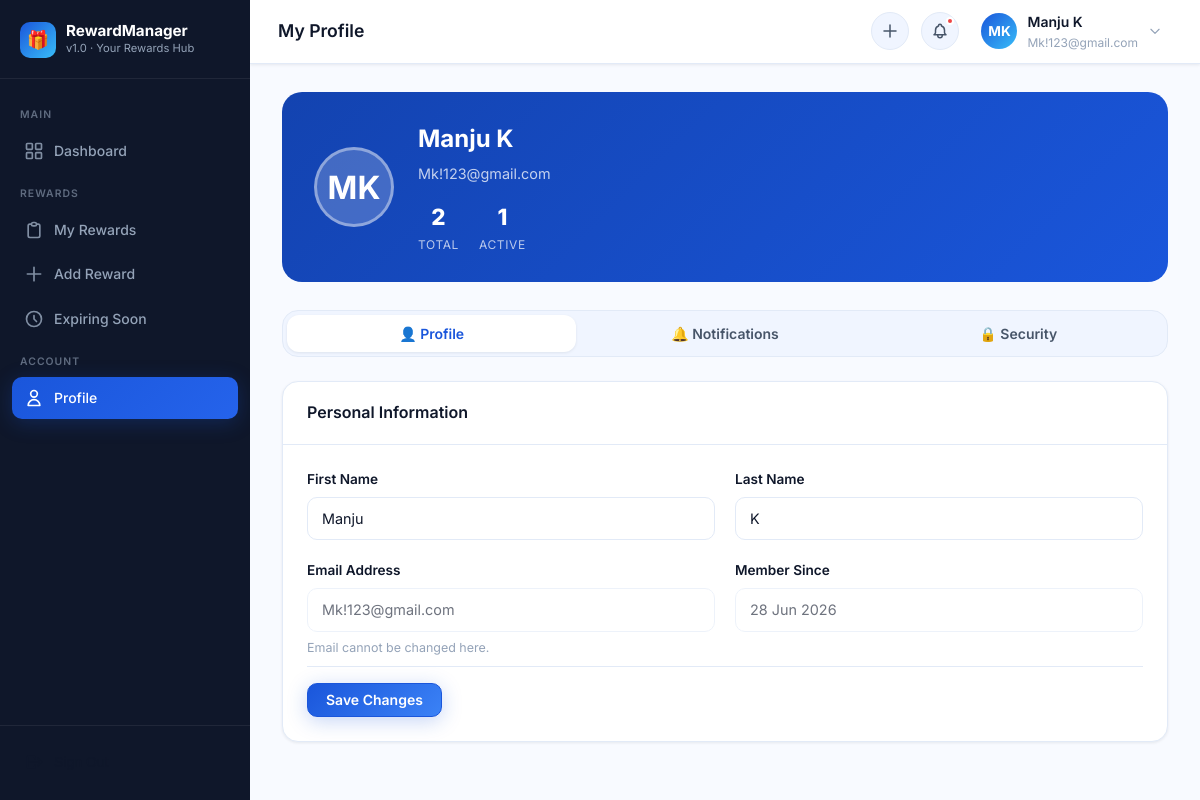
The app's page /web/profile/ (signed in) with its own data.
### users/models.py (models this page shows, shortened)
class CustomUser(AbstractUser):
    id = models.UUIDField(primary_key=True, default=uuid.uuid4, editable=False)
    username = None  # Remove username field
    email = models.EmailField(_('email address'), unique=True, db_index=True)
    updated_at = models.DateTimeField(auto_now=True)
    USERNAME_FIELD = 'email'
    REQUIRED_FIELDS = []
    objects = CustomUserManager()
    class Meta:
        ordering = ['-date_joined']
        indexes = [
            models.Index(fields=['email']),
        ]

### frontend/views.py (the view, shortened to what this page needs)
# urls.py: path('profile/', ProfileView.as_view(), name='profile'),
class ProfileView(LoginRequiredMixin, View):
    template_name = 'web/profile.html'
    login_url = reverse_lazy('frontend:login')
    def get(self, request):
        profile_form = ProfileForm(instance=request.user)
        try:
            pref = request.user.notification_preference
        except NotificationPreference.DoesNotExist:
            pref = NotificationPreference.objects.create(user=request.user)
        pref_form = NotificationPreferenceForm(instance=pref)
        pw_form = ChangePasswordForm()
        return self._render(request, profile_form, pref_form, pw_form)
    def _render(self, request, profile_form, pref_form, pw_form):
        from django.shortcuts import render
        total_rewards = Reward.objects.filter(user=request.user).count()
        active_rewards = Reward.objects.filter(user=request.user, status=Reward.RewardStatus.ACTIVE).count()
        return render(request, self.template_name, {
            'profile_form': profile_form,
            'pref_form': pref_form,
            'pw_form': pw_form,
            'total_rewards': total_rewards,
            'active_rewards': active_rewards,
            'page_title': 'My Profile',
        })

### frontend/forms.py
class ProfileForm(forms.ModelForm):
    class Meta:
        model = User
        fields = ['first_name', 'last_name']
        widgets = {
            'first_name': forms.TextInput(attrs={
                'class': 'form-input',
                'placeholder': 'First name',
            }),
            'last_name': forms.TextInput(attrs={
                'class': 'form-input',
                'placeholder': 'Last name',
            }),
        }

class NotificationPreferenceForm(forms.ModelForm):
    class Meta:
        model = NotificationPreference
        fields = ['email_enabled', 'sms_enabled', 'push_enabled']
        widgets = {
            'email_enabled': forms.CheckboxInput(attrs={'class': 'form-checkbox'}),
            'sms_enabled': forms.CheckboxInput(attrs={'class': 'form-checkbox'}),
            'push_enabled': forms.CheckboxInput(attrs={'class': 'form-checkbox'}),
        }

### core/models.py (called while the page is built)
    def alive(self):
        return self.filter(is_deleted=False)

    def get_queryset(self):
        return SoftDeleteQuerySet(self.model, using=self._db).alive()

### templates/web/profile.html (shortened to what this page needs)
{% extends 'base.html' %}
{% block content %}
<div class="profile-hero">
  <div class="profile-avatar-large" aria-hidden="true">
    {{ request.user.first_name|first|upper }}{{ request.user.last_name|first|upper }}
  </div>
  <div>
    <div class="profile-hero-name">{{ request.user.get_full_name|default:request.user.email }}</div>
    <div class="profile-hero-email">{{ request.user.email }}</div>
    <div style="display:flex;gap:20px;margin-top:14px">
      <div style="text-align:center">
        <div style="font-size:1.4rem;font-weight:800">{{ total_rewards }}</div>
        <div style="font-size:0.75rem;opacity:0.7;text-transform:uppercase;letter-spacing:0.05em">Total</div>
      </div>
      <div style="text-align:center">
        <div style="font-size:1.4rem;font-weight:800">{{ active_rewards }}</div>
        <div style="font-size:0.75rem;opacity:0.7;text-transform:uppercase;letter-spacing:0.05em">Active</div>
      </div>
    </div>
  </div>
</div>
<div class="profile-tabs" role="tablist">
  <button class="profile-tab active" data-tab="tab-profile" role="tab" aria-selected="true" id="btn-tab-profile">
    👤 Profile
  </button>
  <button class="profile-tab" data-tab="tab-notifications" role="tab" aria-selected="false" id="btn-tab-notifications">
    🔔 Notifications
  </button>
  <button class="profile-tab" data-tab="tab-security" role="tab" aria-selected="false" id="btn-tab-security">
    🔒 Security
  </button>
</div>
<div class="tab-panel active" id="tab-profile" role="tabpanel" aria-labelledby="btn-tab-profile">
  <div class="card">
    <div class="card-header">
      <h3>Personal Information</h3>
    </div>
    <div class="card-body">
      <form method="post" novalidate id="profileForm">
        <div class="form-grid">
          <div class="form-group">
            <label for="{{ profile_form.first_name.id_for_label }}" class="form-label">First Name</label>
            {{ profile_form.first_name }}
          </div>
          <div class="form-group">
            <label for="{{ profile_form.last_name.id_for_label }}" class="form-label">Last Name</label>
            {{ profile_form.last_name }}
          </div>
          <div class="form-group">
            <label class="form-label">Email Address</label>
            <input type="email" value="{{ request.user.email }}" class="form-input" disabled
                   style="opacity:0.6;cursor:not-allowed" id="profile-email-display" />
            <span class="form-hint">Email cannot be changed here.</span>
          </div>
          <div class="form-group">
            <label class="form-label">Member Since</label>
            <input type="text" value="{{ request.user.date_joined|date:'d M Y' }}" class="form-input" disabled
                   style="opacity:0.6;cursor:not-allowed" id="profile-joined-display" />
          </div>
        </div>
        <div class="form-actions">
          <button type="submit" class="btn btn-primary" id="profile-save-btn">Save Changes</button>
        </div>
      </form>
    </div>
  </div>
</div>
{% endblock %}

### templates/partials/_navbar.html (shortened to what this page needs)
<header class="navbar" role="banner">
  <div class="navbar-breadcrumb">
    <span class="page-title">{{ page_title|default:"Dashboard" }}</span>
  </div>
  <div class="navbar-actions">
    <a href="{% url 'frontend:reward_add' %}" class="navbar-icon-btn" title="Add Reward" aria-label="Add new reward" id="navbar-add-btn">
      <svg width="18" height="18" fill="none" viewBox="0 0 24 24" stroke="currentColor" stroke-width="2">
        <path stroke-linecap="round" stroke-linejoin="round" d="M12 4v16m8-8H4"/>
      </svg>
    </a>
    <a href="{% url 'frontend:rewards_expiring' %}" class="navbar-icon-btn" title="Expiring Soon" aria-label="View expiring rewards" id="navbar-expiring-btn">
      <span class="notif-badge"></span>
    </a>
    <div class="navbar-user" id="userMenuBtn" role="button" tabindex="0" aria-haspopup="true" aria-expanded="false">
      <div class="user-avatar" aria-hidden="true">
        {{ request.user.first_name|first|upper }}{{ request.user.last_name|first|upper }}
      </div>
      <div>
        <div class="user-name">{{ request.user.get_full_name|default:request.user.email }}</div>
        <div class="user-email">{{ request.user.email }}</div>
      </div>
      <svg width="14" height="14" fill="none" viewBox="0 0 24 24" stroke="currentColor" stroke-width="2" style="color:var(--text-muted);flex-shrink:0">
        <path stroke-linecap="round" stroke-linejoin="round" d="M19 9l-7 7-7-7"/>
      </svg>
    </div>
  </div>
</header>

### records on screen
CustomUser: user.first_name|first "M", user.last_name|first "K", user.get_full_name "Manju K", user.email "Mk!123@gmail.com", first_name "Manju", last_name "K", user.date_joined "28 Jun 2026"

### other values on screen
{{ page_title|default:"Dashboard" }} "My Profile"
{{ total_rewards }} "2"
{{ active_rewards }} "1"
